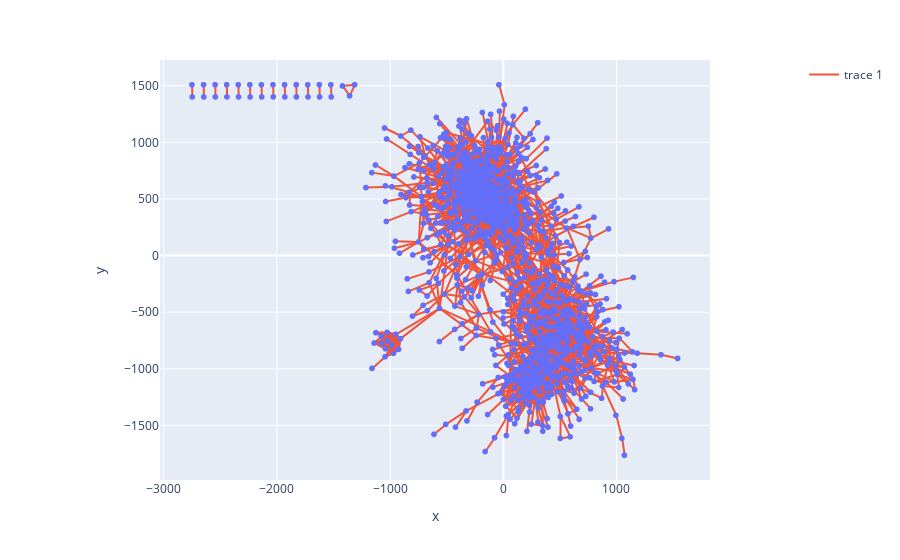

Here is the notebook cell this chart was saved with:
### Code cell
fig = px.scatter(x=node_x, y=node_y)
fig.add_scatter(x=edge_x, y=edge_y)
fig.update_xaxes(
    constrain="domain",  # meanwhile compresses the xaxis by decreasing its "domain"
)
fig.update_yaxes(
    scaleanchor = "x",
    scaleratio = 1
)
fig.show()

### Figure 1 — Plotly figure (JSON) as saved in the notebook; plotly's stock layout.template omitted (floating-point values rounded to 4 significant figures; data arrays with more than 128 entries replaced by an {"elided": "..."} marker saying what was removed)
{"data": [{"hovertemplate": "x=%{x}<br>y=%{y}<extra></extra>", "legendgroup": "", "marker": {"color": "#636efa", "symbol": "circle"}, "mode": "markers", "name": "", "showlegend": false, "type": "scattergl", "x": {"elided": "1295 float values"}, "xaxis": "x", "y": {"elided": "1295 float values"}, "yaxis": "y"}, {"type": "scatter", "x": {"elided": "29787 float values"}, "y": {"elided": "29787 float values"}}], "layout": {"legend": {"tracegroupgap": 0}, "margin": {"t": 60}, "xaxis": {"anchor": "y", "constrain": "domain", "domain": [0, 1], "title": {"text": "x"}}, "yaxis": {"anchor": "x", "domain": [0, 1], "scaleanchor": "x", "scaleratio": 1, "title": {"text": "y"}}}}
